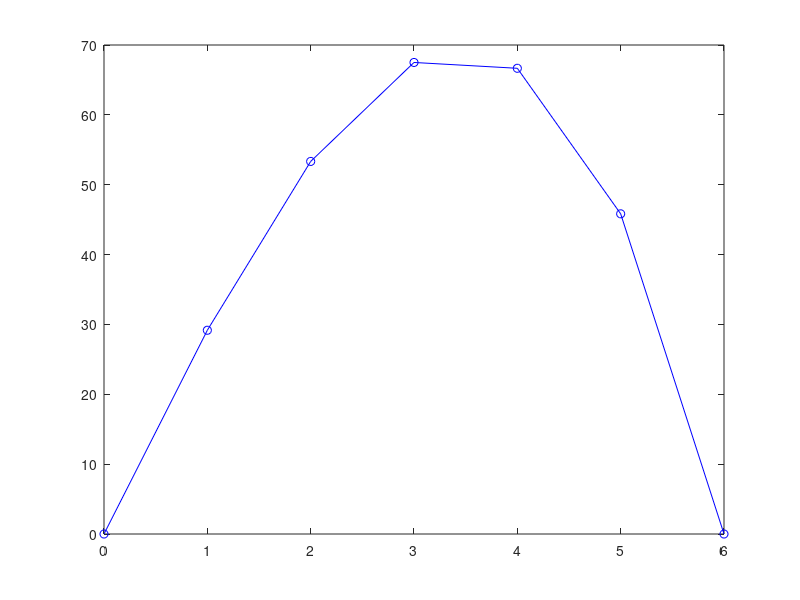

Source code (MATLAB):
clc
clear

Span = 6;
% LoadIntensity = [0 -5 -10 -15 -20 -25 -30]';
%LoadIntensity = [0 -5 -10 -15 -20 -25 -30]';

NP = 6 ; % No of panels

LoadInt1 = 0;
LoadInt2 = -30;

LoadIntensity = LoadInt1 : (LoadInt2 - LoadInt1) / NP : LoadInt2 ;

LoadIntensity = LoadIntensity';
%"jello"
LoadIntensity %

% Show in a row to save space

NumberOfNodes = rows(LoadIntensity);
NumberOfPanels = NumberOfNodes - 1 ;
PanelLenght = Span / NumberOfPanels ;
xPanelPoints = 0 : PanelLenght : Span ;

EI = ones(NumberOfNodes,1);

TrialPanelShear(1) = 0. ; % 100. /6.
TrialMoment(1) = 0. ;

TrialPanelSlope(1) = 0. ; % 100. / 6.
TrialDeflection(1) = 0. ;

% Boundary Condition
DeflectionAtSupport(1) = 0;
DeflectionAtSupport(2) = 0;

% Boundary Condition
MomentAtSupport(1) = 0;
MomentAtSupport(2) = 0;

%Kernel = (1./6) * [1 4 1]';
Kernel = (1./24) * [2 20 2]';

LoadEquivalent = conv(LoadIntensity, Kernel, "same");
LoadEquivalent(1) = LoadIntensity(1) * 7. + LoadIntensity(2) * 6. ...
  -  LoadIntensity(3) ;
LoadEquivalent(NumberOfNodes) = LoadIntensity(NumberOfNodes) * 7. + ...
  LoadIntensity(NumberOfNodes - 1) * 6. -  LoadIntensity(NumberOfNodes - 2) ;

LoadEquivalent(NumberOfNodes) = LoadEquivalent(NumberOfNodes) /24. ;
LoadEquivalent(1) = LoadEquivalent(1) /24. ;

LoadEquivalent = PanelLenght * LoadEquivalent ;
 
 LoadEquivalent

for i=2 : NumberOfPanels
  TrialPanelShear(i) = TrialPanelShear(i-1) + LoadEquivalent(i);
end

TrialPanelShear = TrialPanelShear';

for i = 2 : NumberOfNodes
  TrialMoment(i) = TrialMoment(i-1) + TrialPanelShear(i-1) * PanelLenght;
end

TrialMoment = TrialMoment';

CorrectionAtSupport(1) = MomentAtSupport(1) - TrialMoment(1);
CorrectionAtSupport(2) = MomentAtSupport(2) - TrialMoment(NumberOfNodes);

CorrectionInMoment = CorrectionAtSupport(1) : ...
  ( CorrectionAtSupport(2) - CorrectionAtSupport(1) ) / NumberOfPanels ...
  : CorrectionAtSupport(2);
  
CorrectionInMoment = CorrectionInMoment';
  
CorrectedMoment = TrialMoment + CorrectionInMoment ;

for i = 1 : NumberOfPanels
  CorrectedShear(i) = CorrectedMoment(i+1) - CorrectedMoment(i) ;
end

CorrectedShear = CorrectedShear';

CorrectedShear = CorrectedShear / PanelLenght ;

TrialPanelShear
TrialMoment
CorrectionInMoment
CorrectedMoment
CorrectedShear


% 2nd part

%EI CorrectedMoment

EI

CurvatureIntensity = - CorrectedMoment ./ EI;

CurvatureIntensity

CurvatureEquivalent = conv(CurvatureIntensity, Kernel, "same");
CurvatureEquivalent(1) = CurvatureIntensity(1) * 7. + ...
  CurvatureIntensity(2) * 6. -  CurvatureIntensity(3) ;
CurvatureEquivalent(NumberOfNodes) = CurvatureIntensity(NumberOfNodes) * 7. ...
  + CurvatureIntensity(NumberOfNodes - 1) * 6. - ...
  CurvatureIntensity(NumberOfNodes - 2) ;

CurvatureEquivalent(NumberOfNodes) = CurvatureEquivalent(NumberOfNodes) /24. ;
CurvatureEquivalent(1) = CurvatureEquivalent(1) /24. ;

CurvatureEquivalent = PanelLenght * CurvatureEquivalent ;
 
 CurvatureEquivalent

for i=2 : NumberOfPanels
  TrialPanelSlope(i) = TrialPanelSlope(i-1) + CurvatureEquivalent(i);
end

TrialPanelSlope = TrialPanelSlope';

for i = 2 : NumberOfNodes
 TrialDeflection(i) = TrialDeflection(i-1) + TrialPanelSlope(i-1) * PanelLenght;
end
TrialDeflection = TrialDeflection';

CorrectionAtSupport(1) = DeflectionAtSupport(1) - TrialDeflection(1);
CorrectionAtSupport(2) = DeflectionAtSupport(2)-TrialDeflection(NumberOfNodes);

CorrectionInDeflection = CorrectionAtSupport(1) : ...
  ( CorrectionAtSupport(2) - CorrectionAtSupport(1) ) / NumberOfPanels ...
  : CorrectionAtSupport(2);

CorrectionInDeflection = CorrectionInDeflection';
  
CorrectedDeflection = TrialDeflection + CorrectionInDeflection ;

for i = 1 : NumberOfPanels
  CorrectedSlope(i) = CorrectedDeflection(i+1) - CorrectedDeflection(i) ;
end
CorrectedSlope = CorrectedSlope';
CorrectedSlope = CorrectedSlope / PanelLenght ;

TrialPanelSlope
TrialDeflection
CorrectionInDeflection
CorrectedDeflection
CorrectedSlope

%% Plot 

plotHandle = figure('visible', 'off')
plot(xPanelPoints, CorrectedMoment,'-bo')
saveas(plotHandle, 'BendingMoment.png','png')
